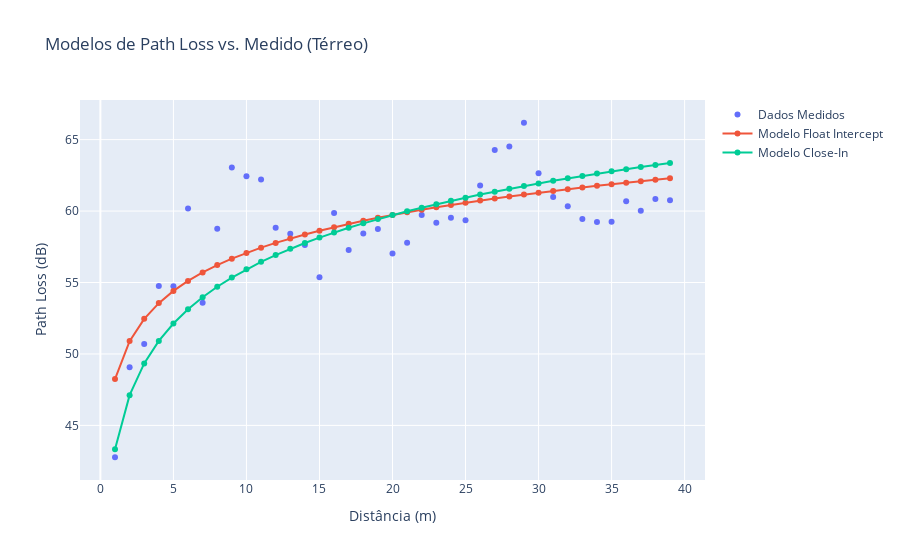

Notebook cell for this chart:
### Code cell
# --- Seção 3: Análise com Modelos Empíricos ---
print("\n>>> Iniciando Análise com Modelos Empíricos <<<\n")

# Análise para o Térreo
print("--- Resultados para o Térreo ---")
fi_terreo, _, _ = float_intercept(df_real_terreo[['distancia', 'Cp', 'pl']])
ci_terreo, _ = close_in(df_real_terreo[['distancia', 'Cp', 'pl']])

fig_modelos_terreo = go.Figure()
fig_modelos_terreo.add_trace(go.Scatter(x=df_real_terreo.distancia, y=df_real_terreo['pl'], name='Dados Medidos', mode='markers'))
fig_modelos_terreo.add_trace(go.Scatter(x=df_real_terreo.distancia, y=fi_terreo, name='Modelo Float Intercept', mode='lines+markers'))
fig_modelos_terreo.add_trace(go.Scatter(x=df_real_terreo.distancia, y=ci_terreo, name='Modelo Close-In', mode='lines+markers'))
fig_modelos_terreo.update_layout(title='Modelos de Path Loss vs. Medido (Térreo)', xaxis_title='Distância (m)', yaxis_title='Path Loss (dB)')
fig_modelos_terreo.show()

### Figure 1 — Plotly figure (JSON) as saved in the notebook; plotly's stock layout.template omitted (floating-point values rounded to 4 significant figures)
{"data": [{"mode": "markers", "name": "Dados Medidos", "type": "scatter", "x": [1, 2, 3, 4, 5, 6, 7, 8, 9, 10, 11, 12, 13, 14, 15, 16, 17, 18, 19, 20, 21, 22, 23, 24, 25, 26, 27, 28, 29, 30, 31, 32, 33, 34, 35, 36, 37, 38, 39], "y": [42.77, 49.06, 50.7, 54.75, 54.74, 60.18, 53.58, 58.77, 63.04, 62.44, 62.21, 58.84, 58.42, 57.62, 55.37, 59.87, 57.27, 58.43, 58.74, 57.03, 57.78, 59.72, 59.18, 59.54, 59.36, 61.78, 64.27, 64.51, 66.18, 62.65, 60.99, 60.34, 59.45, 59.23, 59.25, 60.68, 60.03, 60.85, 60.76]}, {"mode": "lines+markers", "name": "Modelo Float Intercept", "type": "scatter", "x": [1, 2, 3, 4, 5, 6, 7, 8, 9, 10, 11, 12, 13, 14, 15, 16, 17, 18, 19, 20, 21, 22, 23, 24, 25, 26, 27, 28, 29, 30, 31, 32, 33, 34, 35, 36, 37, 38, 39], "y": [48.24, 50.9, 52.45, 53.56, 54.41, 55.11, 55.7, 56.22, 56.67, 57.07, 57.44, 57.77, 58.08, 58.36, 58.63, 58.88, 59.11, 59.33, 59.53, 59.73, 59.92, 60.1, 60.27, 60.43, 60.59, 60.74, 60.88, 61.02, 61.16, 61.29, 61.41, 61.53, 61.65, 61.77, 61.88, 61.99, 62.09, 62.19, 62.29]}, {"mode": "lines+markers", "name": "Modelo Close-In", "type": "scatter", "x": [1, 2, 3, 4, 5, 6, 7, 8, 9, 10, 11, 12, 13, 14, 15, 16, 17, 18, 19, 20, 21, 22, 23, 24, 25, 26, 27, 28, 29, 30, 31, 32, 33, 34, 35, 36, 37, 38, 39], "y": [43.32, 47.12, 49.33, 50.91, 52.13, 53.13, 53.97, 54.7, 55.35, 55.92, 56.44, 56.92, 57.36, 57.76, 58.14, 58.5, 58.83, 59.14, 59.44, 59.72, 59.98, 60.24, 60.48, 60.71, 60.94, 61.15, 61.36, 61.56, 61.75, 61.93, 62.11, 62.29, 62.46, 62.62, 62.78, 62.93, 63.08, 63.23, 63.37]}], "layout": {"title": {"text": "Modelos de Path Loss vs. Medido (Térreo)"}, "xaxis": {"title": {"text": "Distância (m)"}}, "yaxis": {"title": {"text": "Path Loss (dB)"}}}}
